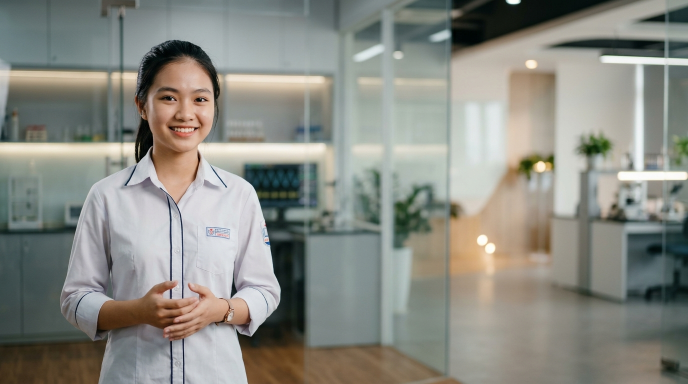
#> input picture keyframes/V1_B4_ViTri_HeQuyChieu/s1.png, 1376 x 768 px, found by its file name (shown at 1/2 size)
$ python finalize_v3_pure.py
#> lines starting #> are read from the running program, lines starting #| are printed output that depends on the picture
import os
from PIL import Image, ImageFilter, ImageEnhance, ImageDraw

v3_dir = r"C:\Users\vuasu\.gemini\antigravity\scratch\AIvid\keyframes\V3_B4_TongHop_DoDichChuyen"
v1_dir = r"C:\Users\vuasu\.gemini\antigravity\scratch\AIvid\keyframes\V1_B4_ViTri_HeQuyChieu"

w, h = 1376, 768

# Load clean cyan lab background
v1_s1 = Image.open(os.path.join(v1_dir, "s1.png")).convert("RGB")
#> v1_s1 is the input picture: PIL image 1376x768 RGB; mean R, G, B 138.1, 139, 131.4
lab_bg = v1_s1.crop((440, 0, 1376, 768)).resize((w, h), Image.Resampling.LANCZOS)
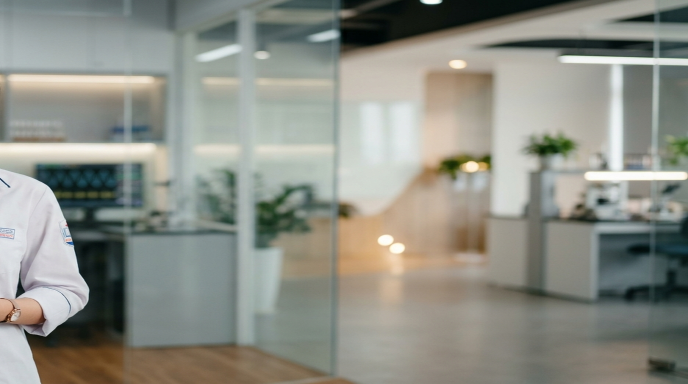
#> lab_bg: PIL image 1376x768 RGB (shown at 1/2 size); mean R, G, B 141.2, 143, 134.3
r, g, b = lab_bg.split()
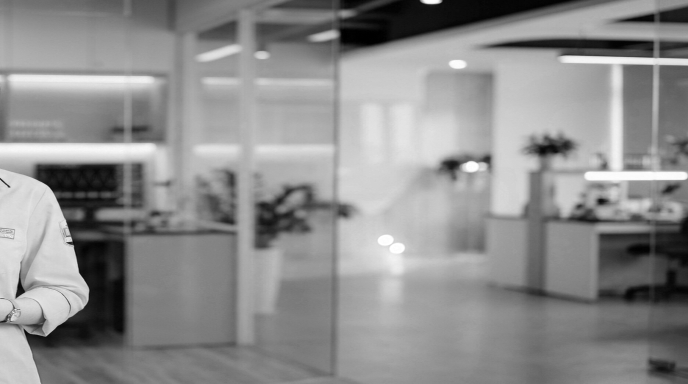
#> r: PIL image 1376x768 L (shown at 1/2 size); min 0, max 255, mean 141.2
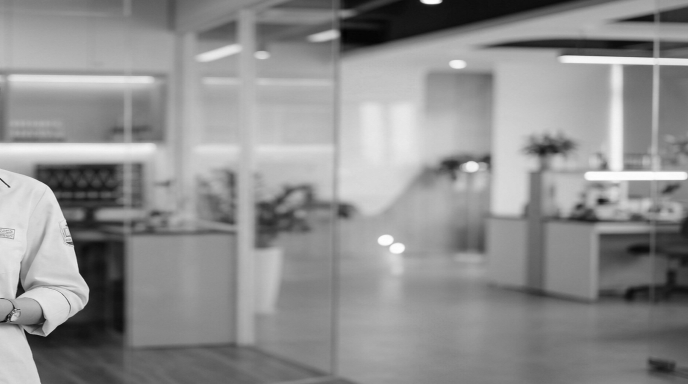
#> g: PIL image 1376x768 L (shown at 1/2 size); min 1, max 255, mean 143
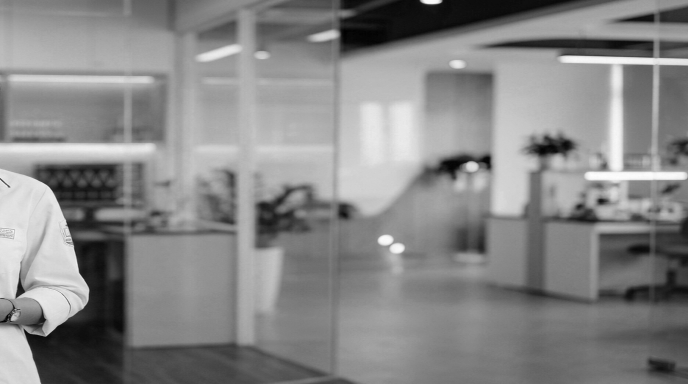
#> b: PIL image 1376x768 L (shown at 1/2 size); min 0, max 255, mean 134.3
r = ImageEnhance.Brightness(r).enhance(0.88)
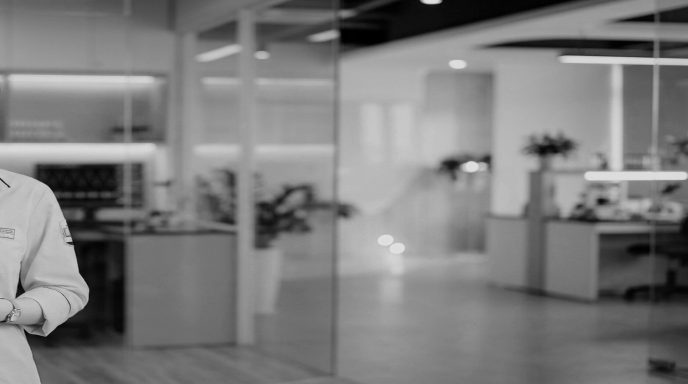
#> r: PIL image 1376x768 L (shown at 1/2 size); min 0, max 224, mean 123.8
b = ImageEnhance.Brightness(b).enhance(1.15)
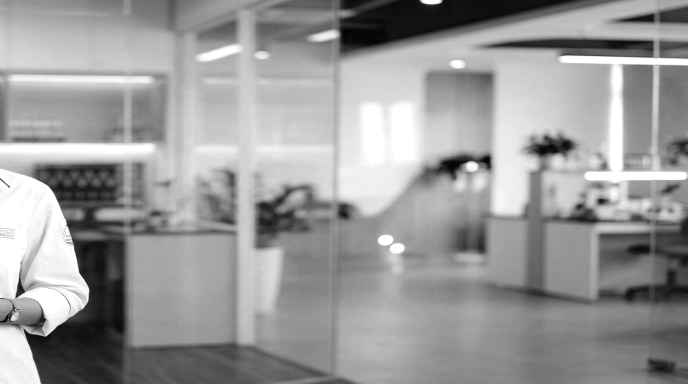
#> b: PIL image 1376x768 L (shown at 1/2 size); min 0, max 255, mean 153.7
lab_bg_cyan = Image.merge("RGB", (r, g, b))
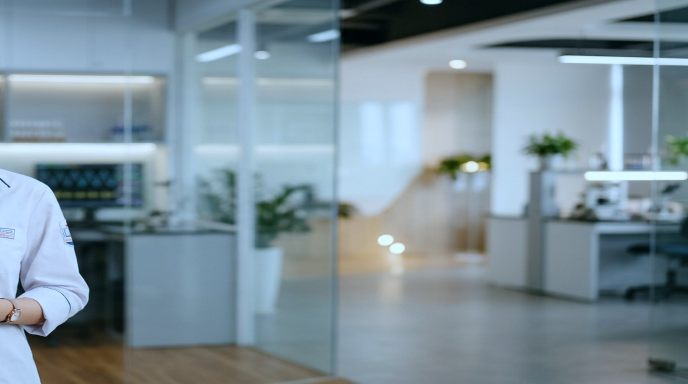
#> lab_bg_cyan: PIL image 1376x768 RGB (shown at 1/2 size); mean R, G, B 123.8, 143, 153.7

# Load pure The My crop (165 x 558)
#> (the run stopped early here; a loop or call above may not have finished)
